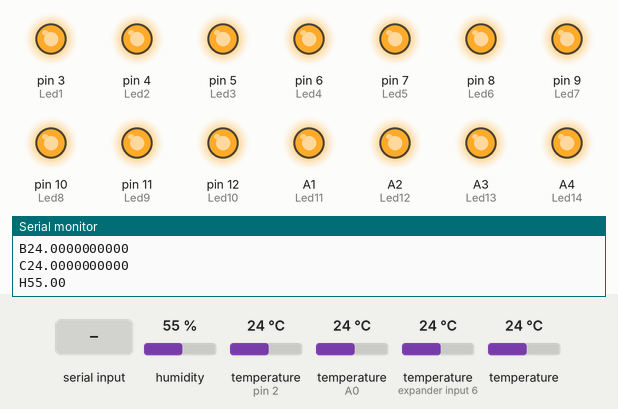
This sketch was run on a simulated Arduino Uno, built with avr-gcc and run on an emulated ATmega328P. Parts: output pins drawn as LEDs (lit = HIGH), the last lines printed to the serial monitor. The test bench sets the inputs (shaded band); at power-on: humidity 55 %, temperature (sensors on pin 2, A0, expander input 6) 24 °C, temperature 24 °C.

Above: at 1.2 s.
1.3 s: "a" received over Serial
At 2.8 s:
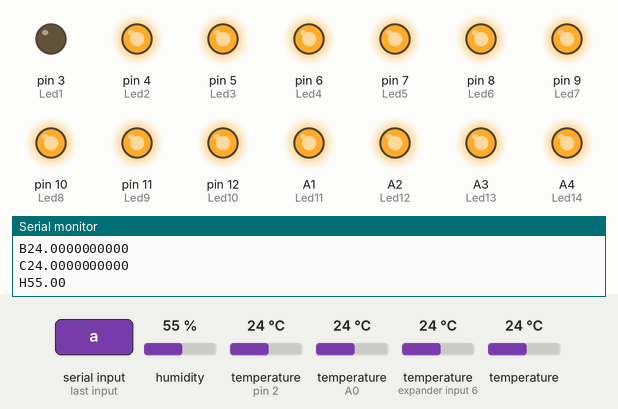
3.1 s: byte 107 ('k') received over Serial
At 3.7 s:
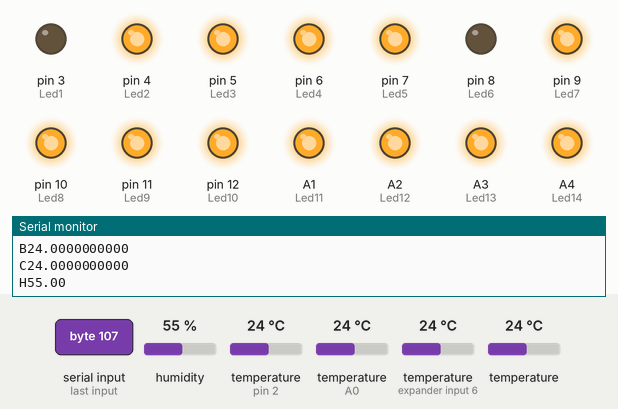
4.7 s: byte 109 ('m') received over Serial
At 5.7 s:
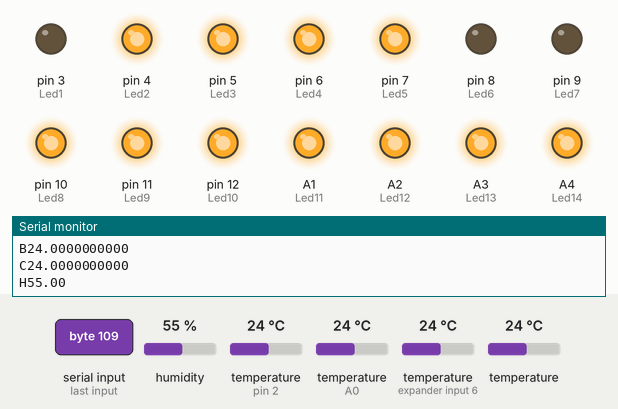
6.2 s: byte 108 ('l') received over Serial
At 7.5 s:
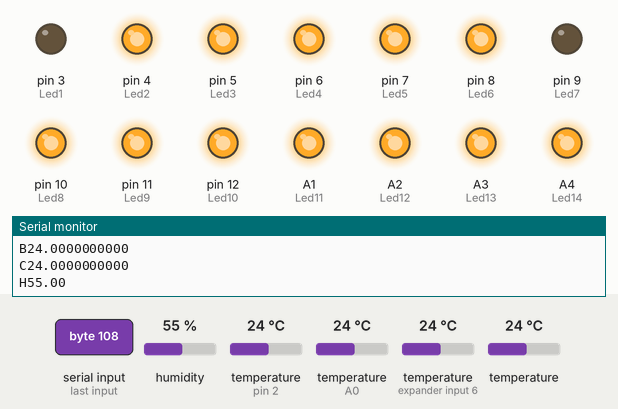
7.8 s: byte 111 ('o') received over Serial
At 8.7 s:
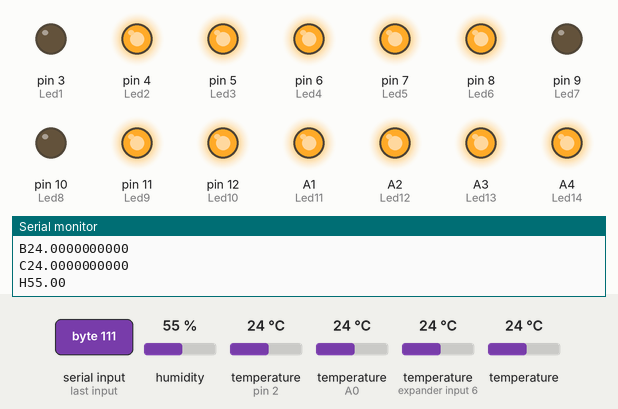
9.4 s: byte 110 ('n') received over Serial
At 10.8 s:
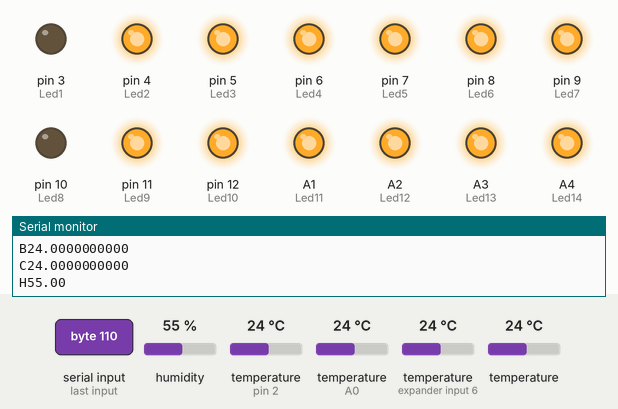
Timing chart, 0 to 12.0 s (numbered marks = the images above; inputs shaded):
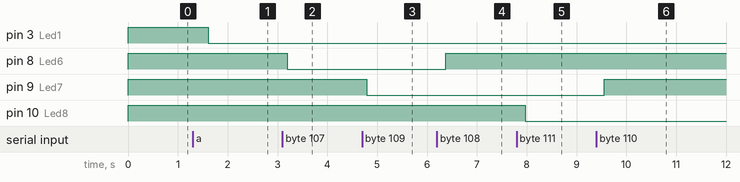

The sketch:

program_Nano_Sup.ino
```cpp
//NJarpa
//Arduino&Lbview with 2 DS18

#include <OneWire.h>
#include <DallasTemperature.h>

//Umidade
#include <dht.h>

//umidade
#define dht_dpin   A0
dht DHT1;

//acionamentos
#define Led1  3
#define Led2  4
#define Led3  5
#define Led4  6
#define Led5  7
#define Led6  8
#define Led7  9
#define Led8  10
#define Led9  11
#define Led10 12
#define Led11 A1
#define Led12 A2
#define Led13 A3
#define Led14 A4

int var = 0;


// Data to Arduino pin 2
#define ONE_WIRE_BUS 2


OneWire oneWire(ONE_WIRE_BUS);

// Pass our oneWire reference to Dallas Temperature.
DallasTemperature sensors(&oneWire);

void botaoLig();
void botaoDesl();

void setup(void)
{
  Serial.begin(9600);

  pinMode(Led1, OUTPUT);
  pinMode(Led2, OUTPUT);
  pinMode(Led3, OUTPUT);
  pinMode(Led4, OUTPUT);
  pinMode(Led5, OUTPUT);
  pinMode(Led6, OUTPUT);
  pinMode(Led7, OUTPUT);
  pinMode(Led8, OUTPUT);
  pinMode(Led9, OUTPUT);
  pinMode(Led10, OUTPUT);
  pinMode(Led11, OUTPUT);
  pinMode(Led12, OUTPUT);
  pinMode(Led13, OUTPUT);
  pinMode(Led14, OUTPUT);

  digitalWrite(Led1, HIGH);
  digitalWrite(Led2, HIGH);
  digitalWrite(Led3, HIGH);
  digitalWrite(Led4, HIGH);
  digitalWrite(Led5, HIGH);
  digitalWrite(Led6, HIGH);
  digitalWrite(Led7, HIGH);
  digitalWrite(Led8, HIGH);
  digitalWrite(Led9, HIGH);
  digitalWrite(Led10, HIGH);
  digitalWrite(Led11, HIGH);
  digitalWrite(Led12, HIGH);
  digitalWrite(Led13, HIGH);
  digitalWrite(Led14, HIGH);

  // Start up the library
  sensors.begin();

}


void loop(void)
{

   while (Serial.available() > 0)
   {
      var = Serial.read();
      if(var == 'a'){digitalWrite(Led1, LOW);}
      if(var == 'b'){digitalWrite(Led1, HIGH);}

      if(var == 'c'){digitalWrite(Led2, LOW);}
      if(var == 'd'){digitalWrite(Led2, HIGH);}

      if(var == 'e'){digitalWrite(Led3, LOW);}
      if(var == 'f'){digitalWrite(Led3, HIGH);}

      if(var == 'g'){digitalWrite(Led4, LOW);}
      if(var == 'h'){digitalWrite(Led4, HIGH);}

      if(var == 'i'){digitalWrite(Led5, LOW);}
      if(var == 'j'){digitalWrite(Led5, HIGH);}

      if(var == 'k'){digitalWrite(Led6, LOW);}
      if(var == 'l'){digitalWrite(Led6, HIGH);}

      if(var == 'm'){digitalWrite(Led7, LOW);}
      if(var == 'n'){digitalWrite(Led7, HIGH);}

      if(var == 'o'){digitalWrite(Led8, LOW);}
      if(var == 'p'){digitalWrite(Led8, HIGH);}

      if(var == 'q'){digitalWrite(Led9, LOW);}
      if(var == 'r'){digitalWrite(Led9, HIGH);}

      if(var == 's'){digitalWrite(Led10, LOW);}
      if(var == 't'){digitalWrite(Led10, HIGH);}

      if(var == 'u'){digitalWrite(Led11, LOW);}
      if(var == 'v'){digitalWrite(Led11, HIGH);}

      if(var == 'w'){digitalWrite(Led12, LOW);}
      if(var == 'y'){digitalWrite(Led12, HIGH);}

      if(var == 'x'){digitalWrite(Led13, LOW);}
      if(var == 'z'){digitalWrite(Led13, HIGH);}

      if(var == '1'){digitalWrite(Led14, LOW);}
      if(var == '2'){digitalWrite(Led14, HIGH);}

   }

  DHT1.read22(dht_dpin);
  DHT1.humidity;
  sensors.requestTemperatures(); // Send the command to get temperatures
  String sensor1 = String(sensors.getTempCByIndex(0),DEC);
  String sensor2 = String(sensors.getTempCByIndex(1),DEC);
  String sensor3 = String(sensors.getTempCByIndex(2),DEC);
  String sensor4 = String(DHT1.humidity);

  String temp1 = String("A" + sensor1);
  String temp2 = String("B" + sensor2);
  String temp3 = String("C" + sensor3);
  String umid1 = String("H" + sensor4);

  Serial.println(temp1);
  Serial.println(temp2);
  Serial.println(temp3);
  Serial.println(umid1);


}
```

Measured:
- after the input at 1.3 s, pin 3 (Led1): HIGH → LOW after 0.31 s
- after the input at 3.1 s, pin 8 (Led6): HIGH → LOW after 0.10 s
- after the input at 4.7 s, pin 9 (Led7): HIGH → LOW after 0.09 s
- after the input at 6.2 s, pin 8 (Led6): LOW → HIGH after 0.18 s
- after the input at 7.8 s, pin 10 (Led8): HIGH → LOW after 0.17 s
- after the input at 9.4 s, pin 9 (Led7): LOW → HIGH after 0.16 s
